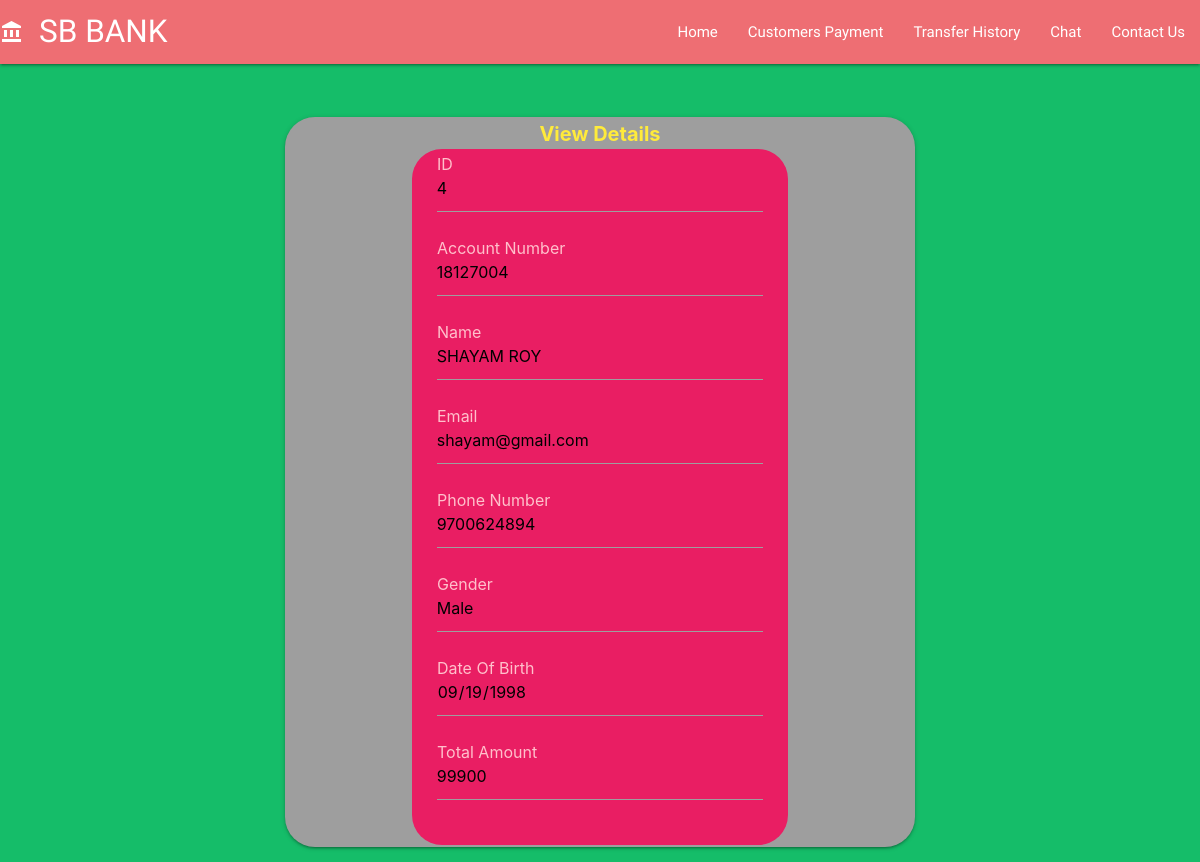
Page /6.php?IDs=4 on the committed database.
### tables this page shows
CREATE TABLE `bank` (
  `ID` int(255) NOT NULL,
  `AccNo` int(255) NOT NULL,
  `Name` varchar(255) NOT NULL,
  `Mail` varchar(255) NOT NULL,
  `Phone` varchar(255) NOT NULL,
  `Gender` varchar(255) NOT NULL,
  `Dob` date NOT NULL,
  `Amount` int(255) NOT NULL
);

### 6.php (the view, shortened to what this page needs)
<!DOCTYPE html>
<html lang="en">
<head>
    <?php include 'link.php' ?>
</head>
<body>
<nav>
        <div class="nav-wrapper ">
          <a href="#!" class="brand-logo" id="sb"><i class="large material-icons">account_balance</i>SB BANK</a>
          <ul class="right hide-on-med-and-down">
            <li><a href="index.php" class="sm">Home</a></li>
            <li><a href="tabledisplay.php" class="sm">Customers Payment</a></li>
            <li><a href="alltran.php" class="sm">Transfer History</a></li>
            <li><a href="chat.php" class="sm">Chat</a></li>
            <li><a href="contact.php" class="sm">Contact Us</a></li>
          </ul>
        </div>
      </nav>
<br>
<br>
<div class="container">
    <div class="card grey">
    <div class="yellow-text center-align" style="font-size:20px; font-weight:bold;">View Details</div>
    <div class="card-body">
          <form action="<?php echo htmlentities($_SERVER['PHP_SELF']); ?>" method="POST">
          <div class="alert pink">
          <div class="row">
          <div class="col s12 m12">
          <?php
        include 'connection.php';
        $IDk = $_GET['IDs'];
        $q = "select * from bank where ID = $IDk";
        $query = mysqli_query($con,$q);
        while($res = mysqli_fetch_array($query)){
        ?>
        <div class="input-field col s12">
          <label style="color: pink; font-size:20px;">ID</label>
          <input placeholder="id" type="number" class="validate" value="<?php echo $res['ID'];  ?>" readonly required>
        </div>
        <div class="input-field col s12">
          <label style="color: pink; font-size:20px;">Account Number</label>
          <input placeholder="iacc no" type="number" class="validate" value="<?php echo $res['AccNo'];  ?>" readonly required>
        </div>
        <div class="input-field col s12">
          <label style="color: pink; font-size:20px;">Name</label>
          <input placeholder="full name" type="text" class="validate" value="<?php echo $res['Name'];  ?>" readonly required>
        </div>
        <div class="input-field col s12">
          <label style="color: pink; font-size:20px;">Email</label>
          <input placeholder="mail id" type="email" class="validate" value="<?php echo $res['Mail'];  ?>" readonly required>
        </div>
        <div class="input-field col s12">
          <label style="color: pink; font-size:20px;">Phone Number</label>
          <input placeholder="mobile no" type="number" class="validate" value="<?php echo $res['Phone'];  ?>" readonly required>
        </div>
        <div class="input-field col s12">
          <label style="color: pink; font-size:20px;">Gender</label>
          <input placeholder="gender" type="text" class="validate" value="<?php echo $res['Gender'];  ?>" readonly required>
        </div>
        <div class="input-field col s12">
          <label style="color: pink; font-size:20px;">Date Of Birth</label>
          <input placeholder="dob" type="date" class="validate" value="<?php echo $res['Dob'];  ?>" readonly required>
        </div>
        <div class="input-field col s12">
          <label style="color: pink; font-size:20px;">Total Amount</label>
          <input placeholder="amount" type="number" class="validate" value="<?php echo $res['Amount'];  ?>" readonly required>
        </div>
        <?php
 }
  ?>
      </div>
      </div>
      </div>
      </form>
</div>
</div>
</div>
</body>
</html>

### 6.php (style rules this page uses)
* { margin: 0; padding: 0; box-sizing: border-box; }
#sb { font-family: 'Creepster', cursive; }
.sm { font-family: 'Fredericka the Great', cursive; }
body { background: #15bd69; }
.card { width: 75%; margin-left: auto; margin-right: auto; border:2px solid transparent; border-radius: 30px; }
.alert { width: 60%; margin-left: auto; margin-right: auto; border:2px solid transparent; border-radius: 30px; }
body { animation: contact-bg 35s infinite; }

### rows in the picture
bank: ID "4", AccNo "18127004", Name "SHAYAM ROY", Mail "shayam@gmail.com", Phone "9700624894", Gender "Male", Dob "09/19/1998", Amount "99900"
